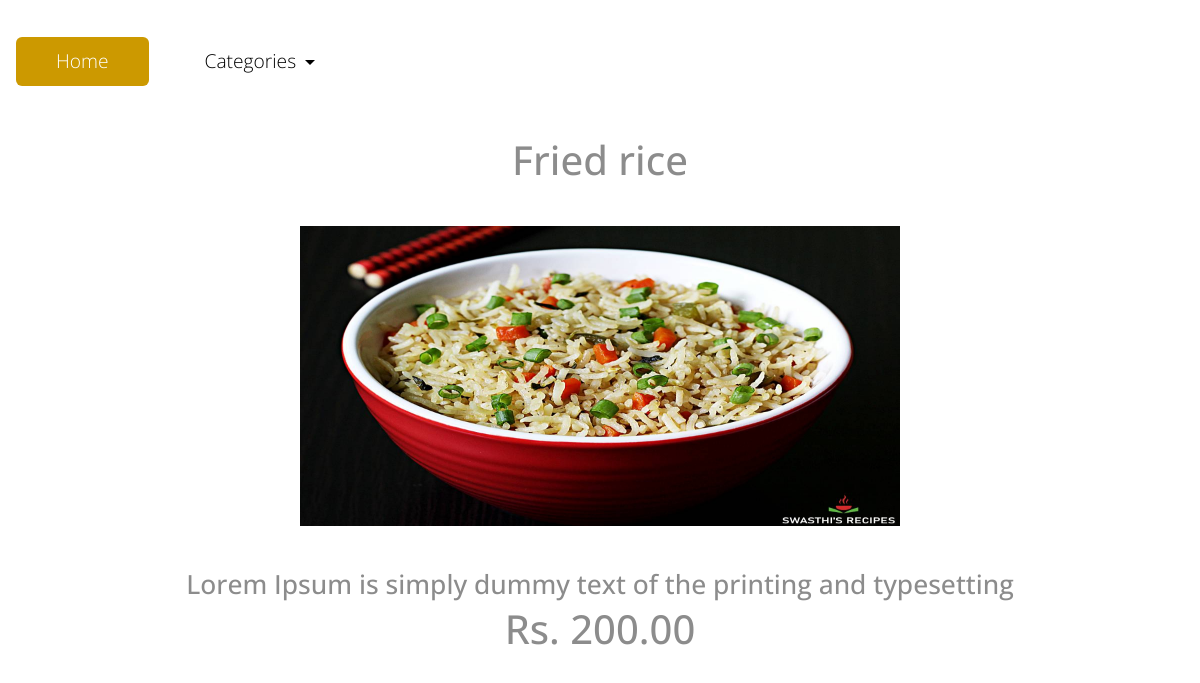
The page /non-veg/fried-rice/ on the database its author committed.
### foodapp/models.py (models this page shows, shortened)
class Product(models.Model):
    category=models.ForeignKey(Category,related_name='products',on_delete=models.CASCADE)
    title=models.CharField(max_length=250, unique=True)
    slug = models.SlugField(max_length=250, unique=True)
    image = models.ImageField(upload_to='products', blank=True)
    price = models.DecimalField(max_digits=10, decimal_places=2)
    details=models.TextField(blank=True,null=True)
    class Meta:
        ordering = ('title',)

### foodapp/views.py (the view)
# urls.py: path('<slug:category_slug>/<slug:slug>/',views.product_detail,name='product_detail')
def product_detail(request,category_slug,slug):
    products = Product.objects.get(category__slug=category_slug, slug=slug)
    return render(request, "product_detail.html", {'product': products})

### templates/product_detail.html
{% extends 'base.html' %}
{% block content %}
<h1> <br>
<center>
    {{product.title}}
    <br>
      <br>
    <img src="{{product.image.url}}" height="300" width="600">
    <br>
    <br>
    <h3>{{product.details}}</h3>
    Rs. {{product.price}}
    </center>
</h1>
{% endblock %}

### static/css/templatemo-style.css (style rules this page uses)
body { color: #8c8c8c; font-family: 'Open Sans', Helvetica, Arial, sans-serif; font-size: 18px; font-weight: 300; overflow-x: hidden; }
h3 { font-size: 1.65rem; }

### rows shown on the page
Product: title "Fried rice", image (picture), details "Lorem Ipsum is simply dummy text of the printing and typesetting", price "200.00"
